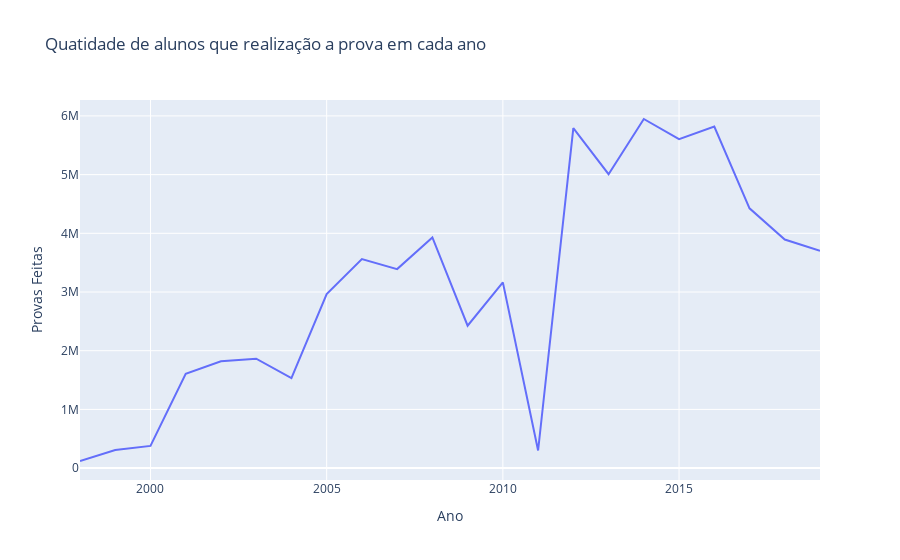

The notebook cell saved with this chart:
### Code cell
dd = pd.DataFrame(np.array([range(1998, 2019+1), q_provas]).T, columns = ['Ano', 'Provas Feitas'])


fig = px.line(dd, x = 'Ano', y = 'Provas Feitas', 
             title = 'Quatidade de alunos que realização a prova em cada ano')
fig.show()

fig.write_image("importancia.jpeg")
#plt.plot(ano_enem, q_provas)
#plt.title("Quatidade de alunos que realização a prova em cada ano")
#plt.xlabel('Ano')
#plt.ylabel('Quatidade de aluno que fizeram a prova')
#plt.savefig('PrecisaoSensibilidade.jpg')
#plt.show()

### Figure 1 — Plotly figure (JSON) as saved in the notebook; plotly's stock layout.template omitted (floating-point values rounded to 4 significant figures)
{"data": [{"hovertemplate": "Ano=%{x}<br>Provas Feitas=%{y}<extra></extra>", "legendgroup": "", "line": {"color": "#636efa", "dash": "solid"}, "mode": "lines", "name": "", "orientation": "v", "showlegend": false, "type": "scatter", "x": [1998, 1999, 2000, 2001, 2002, 2003, 2004, 2005, 2006, 2007, 2008, 2009, 2010, 2011, 2012, 2013, 2014, 2015, 2016, 2017, 2018, 2019], "xaxis": "x", "y": [120958, 307583, 378305, 1607230, 1819160, 1864218, 1533718, 2963953, 3561437, 3390525, 3930741, 2425600, 3164852, 300000, 5791065, 5007734, 5947748, 5604850, 5818376, 4426675, 3893671, 3701947], "yaxis": "y"}], "layout": {"autosize": true, "legend": {"tracegroupgap": 0}, "title": {"text": "Quatidade de alunos que realização a prova em cada ano"}, "xaxis": {"anchor": "y", "autorange": true, "domain": [0, 1], "range": [1998, 2019], "title": {"text": "Ano"}, "type": "linear"}, "yaxis": {"anchor": "x", "autorange": true, "domain": [0, 1], "range": [-202800.0, 6271000.0], "title": {"text": "Provas Feitas"}, "type": "linear"}}}
